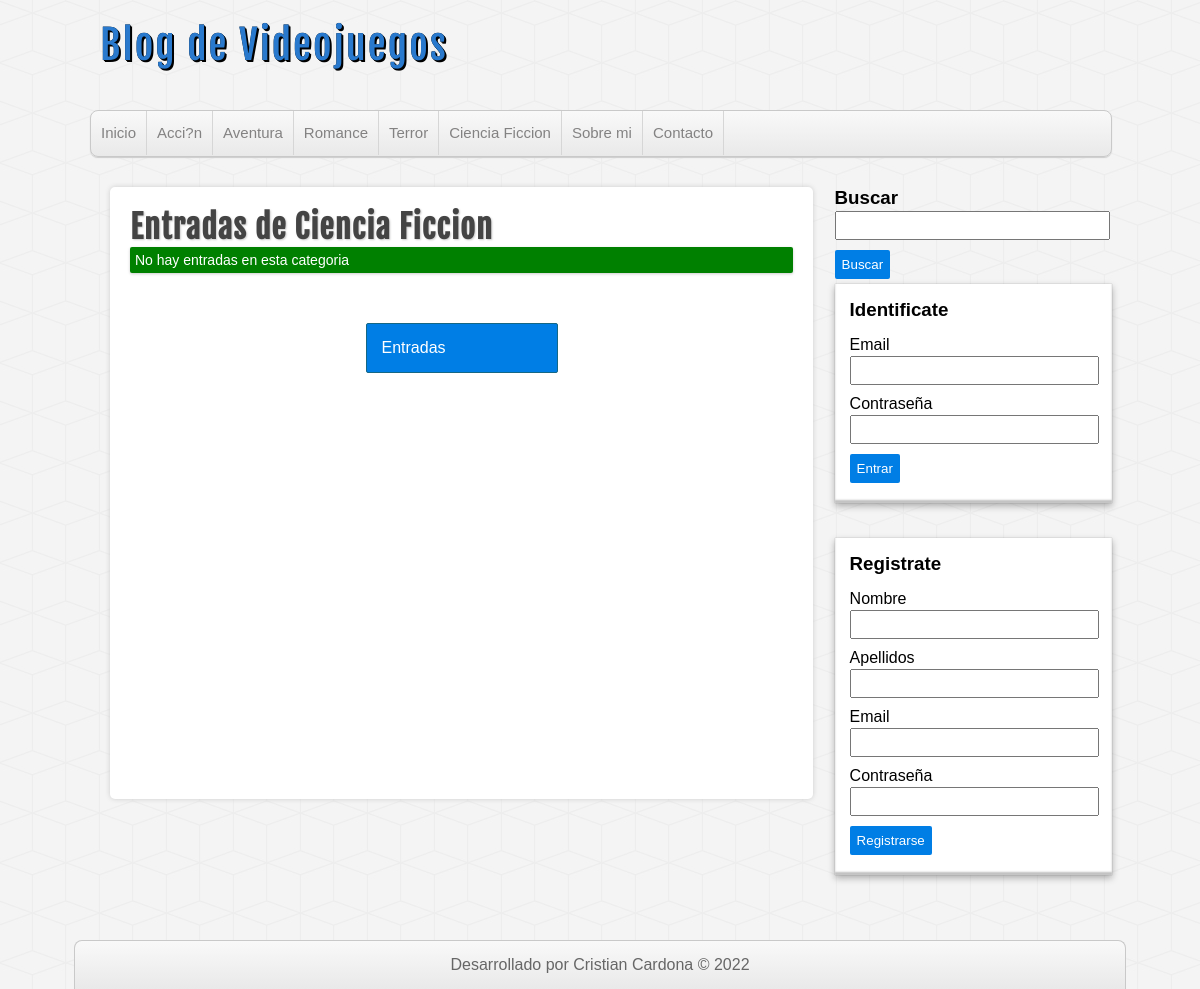
/categoria.php?id=5, run on the app's committed database.
### tables this page shows
CREATE TABLE `categorias` (
  `id` int(11) NOT NULL,
  `nombre` varchar(100) DEFAULT NULL
);

### includes/helpers.php (called while the page is built, shortened)
<?php
    function conseguirCategorias($conexion){
        $sql = "SELECT * FROM categorias ORDER BY id ASC";
        $categorias = mysqli_query($conexion,$sql);
        $resultado = array();
        if($categorias && mysqli_num_rows($categorias) >= 1){
            $resultado = $categorias;
        }
        return $resultado;
    }
    function conseguirCategoria($conexion,$id){
        $sql = "SELECT * FROM categorias WHERE id ='$id'";
        $categorias = mysqli_query($conexion,$sql);
        $resultado = array();
        if($categorias && mysqli_num_rows($categorias) >= 1){
            $resultado = mysqli_fetch_assoc($categorias);
        }
        return $resultado;
    }

### includes/cabecera.php (the view, shortened to what this page needs)
<?php require_once 'includes/conexion.php'; ?>
<?php require_once 'includes/helpers.php'; ?>
<!DOCTYPE html>
<html lang="es">
<head>
    <link rel="stylesheet" href="assets/css/style.css">
</head>
<body>
    <header id="cabecera">
        <div id="logo">
            <a href="index.php">
                Blog de Videojuegos
            </a>
        </div>
        <nav id="menu">
            <ul>
                <li><a href="index.php">Inicio</a></li>
                <?php
                    $categorias = conseguirCategorias($conexion);
                    if(!empty($categorias)):
                        while($categoria = mysqli_fetch_assoc($categorias)):
                ?>
                            <li>
                                <a href="categoria.php?id=<?=$categoria['id']?>"><?=$categoria['nombre']?></a>
                            </li>
                <?php
                        endwhile;
                    endif;
                ?>
                <li><a href="index.php">Sobre mi</a></li>
                <li><a href="index.php">Contacto</a></li>
            </ul>
        </nav>
    </header>

### categoria.php (shortened to what this page needs)
<?php require_once 'includes/conexion.php'; ?>
<?php require_once 'includes/helpers.php'; ?>
<?php
    $categoria_actual = conseguirCategoria($conexion,$_GET['id']);
?>
<?php require_once 'includes/cabecera.php'; ?>
    <div id="contenedor">
    <?php require_once 'includes/lateral.php'; ?>
        <div id="principal">
            <h1>Entradas de <?=$categoria_actual['nombre']?></h1>
            <?php
                $entradas = conseguirEntradas($conexion,null,$_GET['id']);
                if(!empty($entradas) && mysqli_num_rows($entradas) >= 1):
                    while($entrada = mysqli_fetch_assoc($entradas)):
            ?>
                        <article class="entrada">
                            <a href="entrada.php?id=<?=$entrada['id']?>">
                                <h2><?=$entrada['titulo'];?></h2>
                                <span class="fecha"><?=$entrada['categoria']." | ".$entrada['fecha'] ?></span>
                                <p><?=substr($entrada['descripcion'], 0, 180)."...";?></p>
                            </a>
                        </article>
            <?php
                    endwhile;
                else:
            ?>
                <div class="alerta alerta-secondary">
                    No hay entradas en esta categoria
                </div>
            <?php
                endif;
            ?>
            <div id="ver-todas">
                <a href="">Entradas</a>
            </div>
        </div>
    <?php require_once 'includes/pie.php'; ?>
</body>
</html>

### assets/css/style.css (style rules this page uses)
* { margin: 0px; padding: 0px; font-family: sans-serif, Helvetica, Arial; text-decoration: none; }
body { background: url(../img/cubes.png) #F4F4F4; }
.alerta { padding: 5px; font-size: 14px; color: white; background: green; box-shadow: 0px 1px 3px #ccc; margin-bottom: 15px; border-radius: 2px; }
#cabecera { width: 85%; height: auto; background: transparent; margin: 0px auto; }
#logo { float:left; width: 540px; height: 110px; }
#logo a { font-family: "fajala", Helvetica; font-size: 40px; letter-spacing: 2px; color: #2979CD; text-shadow: 0px 0px 0px black, 1px 1px 0px black, 2px 2px 0px black; transition: all 500ms; line-height: 90px; margin-left: 10px; }
#menu { clear: both; width: 100%; height: 45px; background: linear-gradient(to bottom, #f9f9f9 0px, #e9e9e9 100%); border: 1px solid #C9C9C9; border-radius: 8px; box-shadow: 0px 1px 1px #ccc; overflow: hidden; }
#menu ul { list-style: none; }
#menu ul li { float: left; line-height: 44px; border-right: 1px solid #D6D6D6; }
#menu ul li a { display: block; padding-left: 10px; padding-right: 10px; font-size: 15px; color: #838282; }
#contenedor { width: 85%; height: auto; margin: 0px auto; margin-top: 30px; margin-bottom: 30px; }
#principal { float: left; width: 65%; min-height: 572px; background:white; border-radius: 5px; box-shadow: 0px 0px 5px #ccc; margin-left: 20px; padding: 20px; overflow: hidden; }
#principal a { color: #333; }
#principal h1 { font-size: 32px; color: #444; letter-spacing: 1px; text-shadow: 1px 1px 2px #ccc; font-family: "fajala"; }
#ver-todas a { display: block; border-radius: 2px; padding: 15px; color:white; background: #007ee5; border: 1px solid #156785; cursor:pointer; width: 160px; margin: 0px auto; margin-top:50px; }

### data on the page
categorias: nombre "Acci?n"
categorias: nombre "Aventura"
categorias: nombre "Romance"
categorias: nombre "Terror"
categorias: nombre "Ciencia Ficcion"
